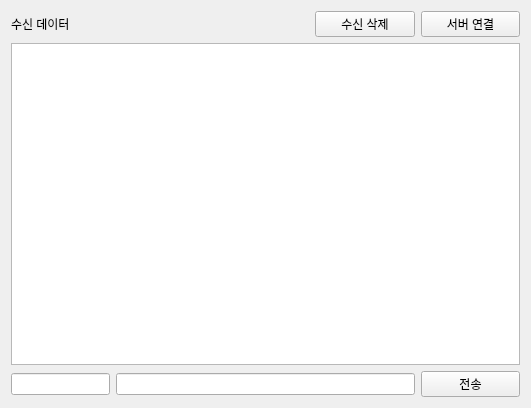
<?xml version="1.0" encoding="UTF-8"?>
<ui version="4.0">
 <class>Tab2SocketClient</class>
 <widget class="QWidget" name="Tab2SocketClient">
  <property name="geometry">
   <rect>
    <x>0</x>
    <y>0</y>
    <width>531</width>
    <height>408</height>
   </rect>
  </property>
  <property name="windowTitle">
   <string>Form</string>
  </property>
  <property name="autoFillBackground">
   <bool>false</bool>
  </property>
  <layout class="QHBoxLayout" name="horizontalLayout_2">
   <item>
    <layout class="QVBoxLayout" name="verticalLayout" stretch="1,8,1">
     <item>
      <layout class="QHBoxLayout" name="horizontalLayout" stretch="6,2,2">
       <item>
        <widget class="QLabel" name="label">
         <property name="text">
          <string>수신 데이터</string>
         </property>
        </widget>
       </item>
       <item>
        <widget class="QPushButton" name="pPBRecvDataClear">
         <property name="text">
          <string>수신 삭제</string>
         </property>
        </widget>
       </item>
       <item>
        <widget class="QPushButton" name="pPBServerConnect">
         <property name="text">
          <string>서버 연결</string>
         </property>
         <property name="checkable">
          <bool>true</bool>
         </property>
        </widget>
       </item>
      </layout>
     </item>
     <item>
      <layout class="QHBoxLayout" name="horizontalLayout_4">
       <item>
        <widget class="QTextEdit" name="pTErecvData"/>
       </item>
      </layout>
     </item>
     <item>
      <layout class="QHBoxLayout" name="horizontalLayout_3" stretch="2,6,2">
       <item>
        <widget class="QLineEdit" name="pLErecvId"/>
       </item>
       <item>
        <widget class="QLineEdit" name="pLEsendData"/>
       </item>
       <item>
        <widget class="QPushButton" name="pPBSendButton">
         <property name="text">
          <string>전송</string>
         </property>
        </widget>
       </item>
      </layout>
     </item>
    </layout>
   </item>
  </layout>
 </widget>
 <resources/>
 <connections/>
</ui>
